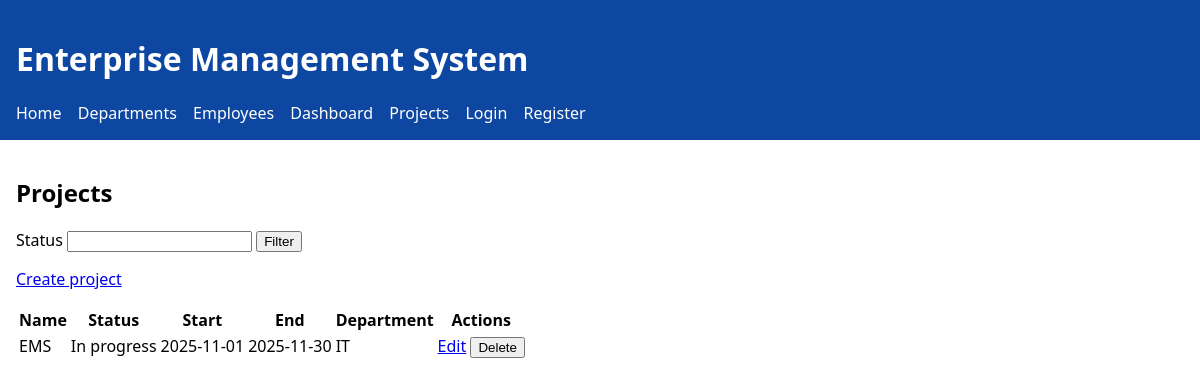
/projects/, run on the app's committed database.
### app/models.py (models this page shows)
class Project(db.Model):
    id = db.Column(db.Integer, primary_key=True)
    name = db.Column(db.String(160), nullable=False)
    status = db.Column(db.String(32))
    start_date = db.Column(db.Date)
    end_date = db.Column(db.Date)
    department_id = db.Column(db.Integer, db.ForeignKey('department.id'))
    department = db.relationship('Department', backref=db.backref('projects', lazy=True))

class Department(db.Model):
    id = db.Column(db.Integer, primary_key=True)
    name = db.Column(db.String(120), unique=True, nullable=False)
    description = db.Column(db.Text)

### app/blueprints/projects/routes.py (the view)
@bp.route('/')
def list_projects():
    status = request.args.get('status', '').strip()
    query = Project.query
    if status:
        query = query.filter(Project.status == status)
    items = query.order_by(Project.name.asc()).all()
    return render_template('projects/list.html', items=items, status=status)

### app/templates/projects/list.html
{% extends "base.html" %}
{% block content %}
<section>
  <h2>Projects</h2>
  <form method="get" style="margin-bottom:12px">
    <label>Status
      <input name="status" value="{{ status }}">
    </label>
    <button type="submit">Filter</button>
  </form>
  <p><a href="{{ url_for('projects.create_project') }}">Create project</a></p>
  {% if items %}
  <table>
    <thead>
      <tr><th>Name</th><th>Status</th><th>Start</th><th>End</th><th>Department</th><th>Actions</th></tr>
    </thead>
    <tbody>
      {% for p in items %}
      <tr>
        <td>{{ p.name }}</td>
        <td>{{ p.status or '' }}</td>
        <td>{{ p.start_date or '' }}</td>
        <td>{{ p.end_date or '' }}</td>
        <td>{{ p.department.name if p.department else '' }}</td>
        <td>
          <a href="{{ url_for('projects.edit_project', id=p.id) }}">Edit</a>
          <form action="{{ url_for('projects.delete_project', id=p.id) }}" method="post" style="display:inline">
            <button type="submit">Delete</button>
          </form>
        </td>
      </tr>
      {% endfor %}
    </tbody>
  </table>
  {% else %}
  <p>No projects yet.</p>
  {% endif %}
</section>
{% endblock %}

### app/static/css/app.css (style rules this page uses)
body { font-family: system-ui, -apple-system, Segoe UI, Roboto, Arial, sans-serif; margin: 0; padding: 0; }

### data on the page
Project: name "EMS", status "In progress", start_date "2025-11-01", end_date "2025-11-30", department "IT"
